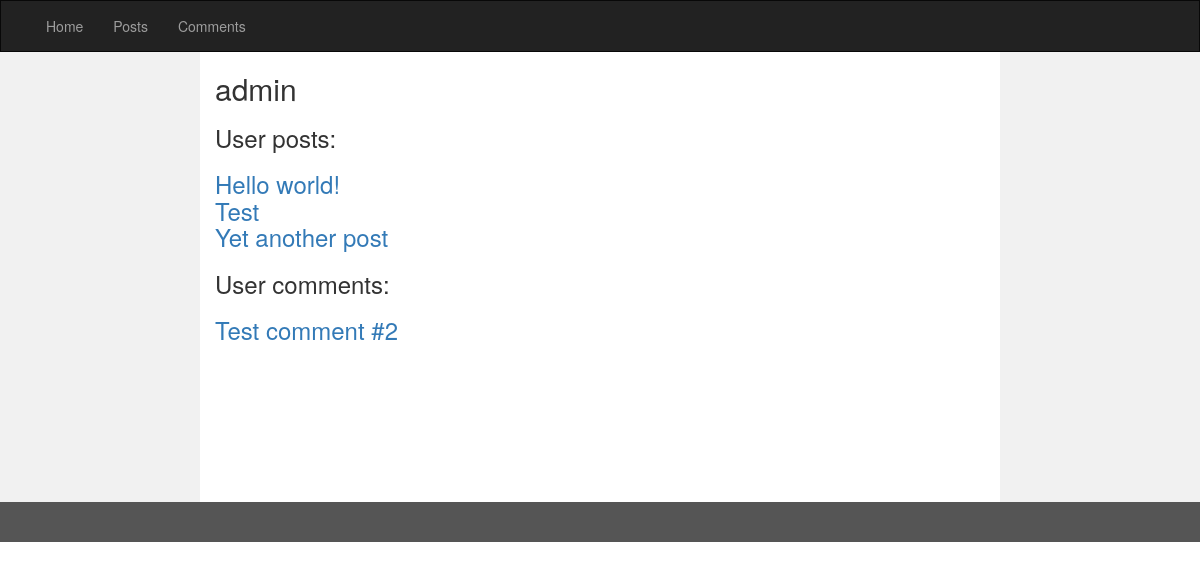
The page /users/1/ on the database its author committed.
### core/models.py (models this page shows)
class User(AbstractUser):
    avatar = models.ImageField(upload_to='avatars', blank=True, null=True)

### posts/models.py (models this page shows, shortened)
class Post(models.Model):
    title = models.CharField(max_length=255)
    user = models.ForeignKey(settings.AUTH_USER_MODEL, related_name="user_posts")
    created_at = models.DateTimeField(auto_now_add=True)
    url = models.URLField(max_length=600, blank=True)
    description = models.TextField(blank=True)

### comments/models.py (models this page shows, shortened)
class Comment(models.Model):
    post = models.ForeignKey('posts.Post', related_name='post_comments')
    user = models.ForeignKey(settings.AUTH_USER_MODEL, related_name='user_comments')
    comment = models.TextField(max_length=1000)
    created_at = models.DateTimeField(auto_now_add=True)
    parent = models.ForeignKey('self', blank=True, null=True, related_name='child_set')

### core/views.py (the view)
# urls.py: url(r'^users/(?P<user_id>[0-9]+)/$', views.user_details, name='user_details'),
def user_details(request, user_id):
    try:
        user = get_user_model().objects.get(pk=user_id)
    except get_user_model().DoesNotExist:
        raise Http404('User does not exist')
    template = loader.get_template('core/user_details.html')
    context = {
        'user' : user
    }
    return HttpResponse(template.render(context, request))

### core/templates/core/user_details.html (shortened to what this page needs)
{% extends "base.html" %}
{% block content %}
  <h2> {{user.username}} </h2>
  <h3> User posts: <h3>
    {% if user.user_posts %}
      {% for post in user.user_posts.all %}
      <div class="center-block">
        <a href="/posts/{{ post.id }}/">{{ post.title }}</a>
      </div>
      {% endfor %}
    {% else %}
      <p>No posts are available.</p>
    {% endif %}
  <h3> User comments: <h3>
    {% if user.user_comments %}
      {% for comment in user.user_comments.all %}
      <div class="center-block">
        <a href="/comments/{{ comment.id }}/">{{ comment.comment }}</a>
      </div>
      {% endfor %}
    {% else %}
      <p>No comments are available.</p>
    {% endif %}
{% endblock %}

### rows shown on the page
User: username "admin"
Post: title "Hello world!"
Post: title "Test"
Post: title "Yet another post"
Comment: comment "Test comment #2"
